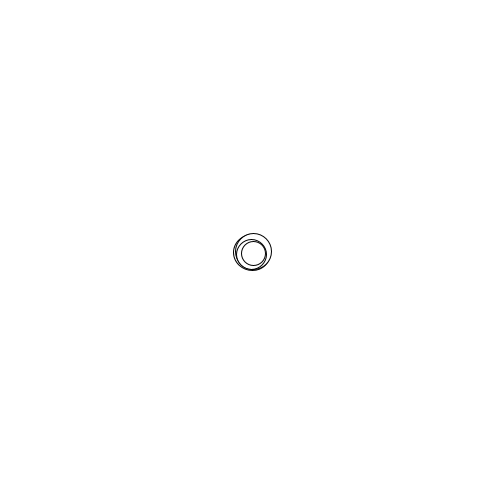
Frame 1 (no input)
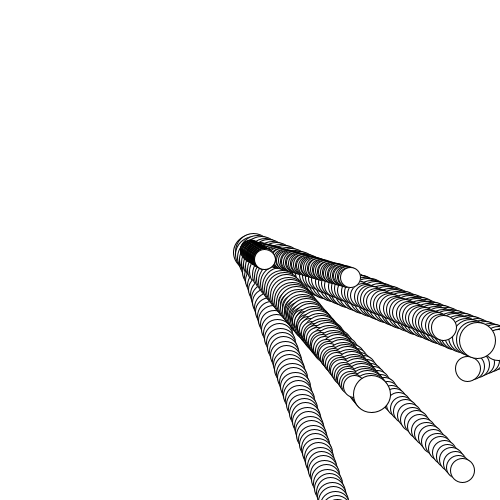
Frame 60 (the mouse pressed at the canvas centre just before this capture)
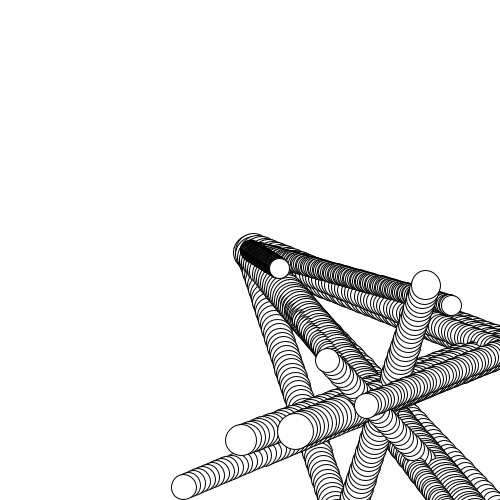
Frame 120 (the mouse held since frame 60 and released just before this capture)

The Processing sketch that drew these frames (run headless with seeded random() and noise(); from frame 60 on, the mouse is pressed at the canvas centre):

// Processing sketch: sketch_20170322_2
// ── sketch_20170322_2.pde
int num=10;

Particle[] prt;

void setup(){
  size(500,500);
  background(255);
  smooth();
  
  prt = new Particle[num];
  for(int i=0;i<10;i++){
    prt[i] = new Particle(width/2,height/2,random(5),random(5),random(10));
  }
}

void draw(){
  for(int i=0;i<num;i++){
    prt[i].update();
  }  
}


class Particle{
  float px,py;
  float vx,vy;
  float d;
  float speed;
  
  Particle(float x,float y,float vecX,float vecY,float sp){
    px = x;
    py = y;
    vx = vecX;
    vy = vecY;
    speed = sp;
    
    d = random(20,40);
  }
  
  void update(){
    px += vx;
    py += vy;
    
    if(px+d > width + d){
      vx *= -1;
    }
    if(px < 0 - d){
      vx *= -1;
    }
    
    if(py > height + d){
      vy *= -1;
    }
    if(py < 0 - d){
      vy *= -1;
    }
    
    ellipse(px,py,d,d);
    
  }
  
  
}
